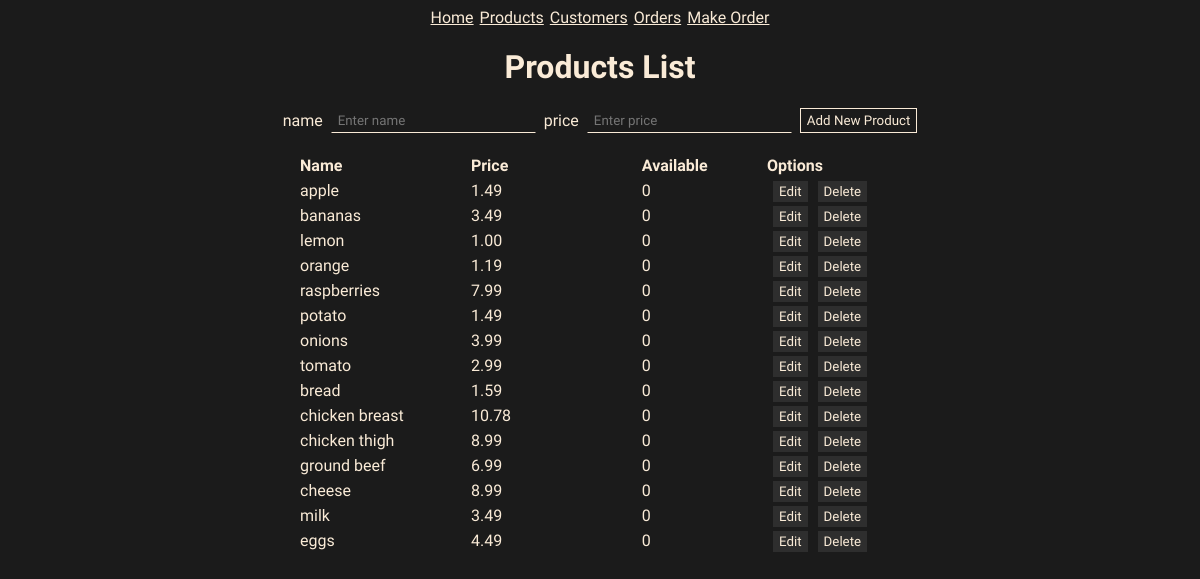
Page /products on the committed database.
### models.py (models this page shows)
class Product(db.Model):
    id = mapped_column(Integer, primary_key=True)
    name = mapped_column(String(50), nullable=False, unique=True)
    price = mapped_column(Numeric, nullable=False)
    available = mapped_column(Integer, nullable=False, default=0)
    product_items = relationship("ProductOrder", back_populates="product")
    def to_json(self):
        self.price = round(self.price, 2)
        return {
            "id":self.id,
            "name":self.name,
            "price": self.price,
            "available": self.available,
        }

### app.py (the view)
@app.route("/products", methods=['GET', 'POST'])
def products_list():
    if request.method == 'POST':
        name = request.form['name']
        price =request.form['price']
        new_product = Product(name=name, price=price)
        db.session.add(new_product)
        db.session.commit()
        return redirect("/products")
    else:
        statement = db.select(Product).order_by(Product.id)
        results = db.session.execute(statement)
        products = []
        for product in results.scalars():
            json_record = Product.to_json(product)
            products.append(json_record)
        return render_template("products.html", products = products)

### templates/products.html
{% extends "base.html" %}
{% block content %}
<div class="container">
    <h1>Products List</h1>
    <form action="/products" method="POST">
        name<input type="text" name="name" placeholder="Enter name">
        price<input type="text" name="price" placeholder="Enter price">
        <input type="submit" value="Add New Product" class="button">
    </form>
    <table>
        <thead>
            <tr>
                <th scope="col" width="90">Name</th>
                <th scope="col" width="90">Price</th>
                <th scope="col" width="40">Available</th>
                <th scope="col" width="70">Options</th>
            </tr>
        </thead>
        <tbody>
            {% for product in products %}
            <tr>
                <td>{{ product.name }}</td>
                <td>{{ product.price }}</td>
                <td>{{ product.available }}</td>
                <td>
                    <a href="/product/{{product.id}}" class="btn">Edit</a>
                    <a href="/product/delete/{{product.id}}" class="btn"
                        onclick="return confirm('Are you sure to delete?')">Delete</a>
                </td>
            </tr>
            {% endfor %}
        </tbody>
    </table>
</div>
{% endblock %}

### static/style.css (style rules this page uses)
:root { --font-color: antiquewhite; --background: #1b1b1b; --bg-variant: #2e2e2e; --bg-variant-dark: #1f1e1e; }
body { display: flex; align-items: center; justify-content: center; background-color: var(--background); color: var(--font-color); font-family: "Roboto Condensed", sans-serif; }
.container { width: 80vw; max-width: 600px; display: flex; flex-direction: column; align-items: center; justify-content: center; }
a { color: var(--font-color); }
form { display: flex; gap: 6px; align-items: center; justify-content: center; }
table { margin-top: 20px; width: 100%; border-collapse: collapse; }
th, td { text-align: left; padding: 3px 0; }
input[type="text"] { background-color: transparent; font-family: "Roboto Condensed", sans-serif; border: 1px solid var(--background); padding: 4px 6px; border-bottom: 1px solid var(--font-color); margin: 0 2px; outline: none; color: var(--font-color); }
input[type="submit"] { cursor: pointer; font-family: "Roboto Condensed", sans-serif; background-color: transparent; color: var(--font-color); padding: 4px 6px; border: 1px solid var(--font-color); }
.btn { cursor: pointer; font-family: "Roboto Condensed", sans-serif; font-weight: 500; font-size: smaller; background-color: var(--bg-variant); color: var(--font-color); padding: 3px 6px; text-decoration: none; margin-left: 6px; }

### rows in the picture
Product: name "apple", price "1.49", available "0"
Product: name "bananas", price "3.49", available "0"
Product: name "lemon", price "1.00", available "0"
Product: name "orange", price "1.19", available "0"
Product: name "raspberries", price "7.99", available "0"
Product: name "potato", price "1.49", available "0"
Product: name "onions", price "3.99", available "0"
Product: name "tomato", price "2.99", available "0"
Product: name "bread", price "1.59", available "0"
Product: name "chicken breast", price "10.78", available "0"
Product: name "chicken thigh", price "8.99", available "0"
Product: name "ground beef", price "6.99", available "0"
Product: name "cheese", price "8.99", available "0"
Product: name "milk", price "3.49", available "0"
Product: name "eggs", price "4.49", available "0"
